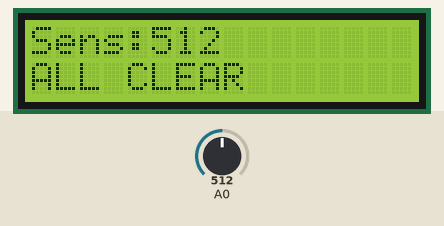
Simulated run of this sketch. Board: Arduino Uno, built with avr-gcc and run on an emulated ATmega328P. On the bench: 16×2 character LCD. Inputs (shaded band) come from the test bench; at power-on: A0 = 512.

Above: at 4.2 s.
4.3 s: A0 set to 563
At 5.7 s:
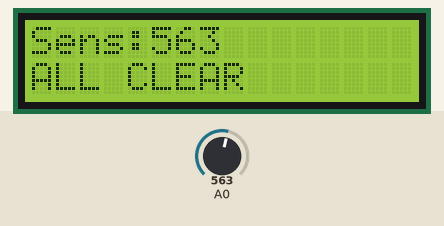
6.6 s: A0 set to 591
At 7.7 s:
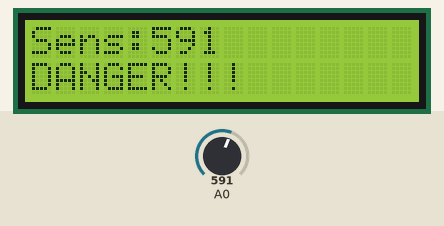
8.6 s: A0 set to 570
At 9.7 s:
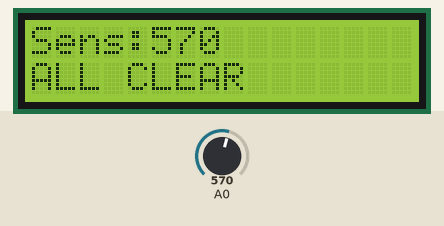
Timing chart, 0 to 11.6 s (numbered marks = the images above; inputs shaded):
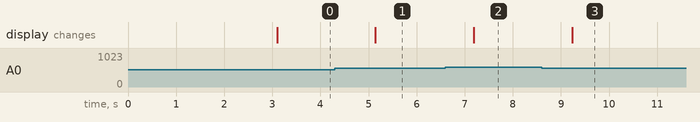

The sketch:

test_ctrlplatOUT.ino
```cpp
#include "Arduino.h"
#include "I2Cdev.h"
#include "Wire.h"
#include "LiquidCrystal_I2C.h"

#define I2C_ADDR          0x27        //Define I2C Address where the PCF8574A is
#define BACKLIGHT_PIN      3
#define En_pin             2
#define Rw_pin             1
#define Rs_pin             0
#define D4_pin             4
#define D5_pin             5
#define D6_pin             6
#define D7_pin             7
LiquidCrystal_I2C Serial_LCD_0(I2C_ADDR, En_pin,Rw_pin,Rs_pin,D4_pin,D5_pin,D6_pin,D7_pin);  //Serial LCD

int x;

void setup() {
  Serial_LCD_0.begin(16, 2);
  //Switch on the backlight
  Serial_LCD_0.setBacklightPin(BACKLIGHT_PIN,POSITIVE);
  Serial_LCD_0.setBacklight(HIGH);
  Serial_LCD_0.print(F("LCD OK...."));
  delay(3000);
  Serial_LCD_0.clear();
}

void loop() {


   //x=1;
//   while (1){
//      Serial_LCD_0.setCursor(0,0);
//      Serial_LCD_0.print("TESTING LCD...");
//      Serial_LCD_0.setCursor(0,1);
//      Serial_LCD_0.print("COUNTER ");Serial_LCD_0.print(x);
//      x+=1;
//      delay(400);
//   }
   x=analogRead(A0);
   Serial_LCD_0.setCursor(0,0);
   Serial_LCD_0.print("Sens:");Serial_LCD_0.print(x);Serial_LCD_0.print("   ");
   if (x>580) {
      Serial_LCD_0.setCursor(0,1);
      Serial_LCD_0.print("DANGER!!!   ");
   }else
   {
      Serial_LCD_0.setCursor(0,1);
      Serial_LCD_0.print("ALL CLEAR  ");


   }
   delay(1000);
}
```

Measured:
- the behaviour switches between 580 and 581 on A0 (found by bisection; images 1 and 2)
- after the input at 4.3 s, the display: changes after 0.84 s (image 1)
- after the input at 6.6 s, the display: changes after 0.59 s (image 2)
- after the input at 8.6 s, the display: changes after 0.63 s (image 3)
